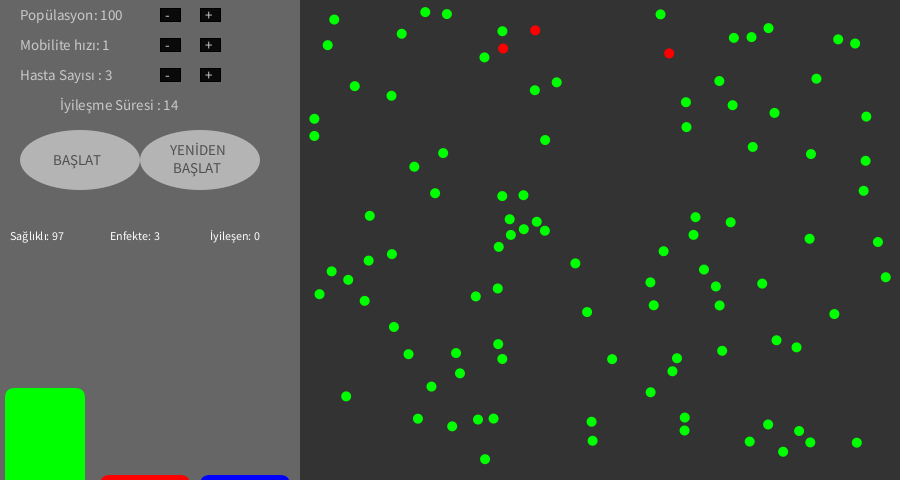
Frame 1 (no input)
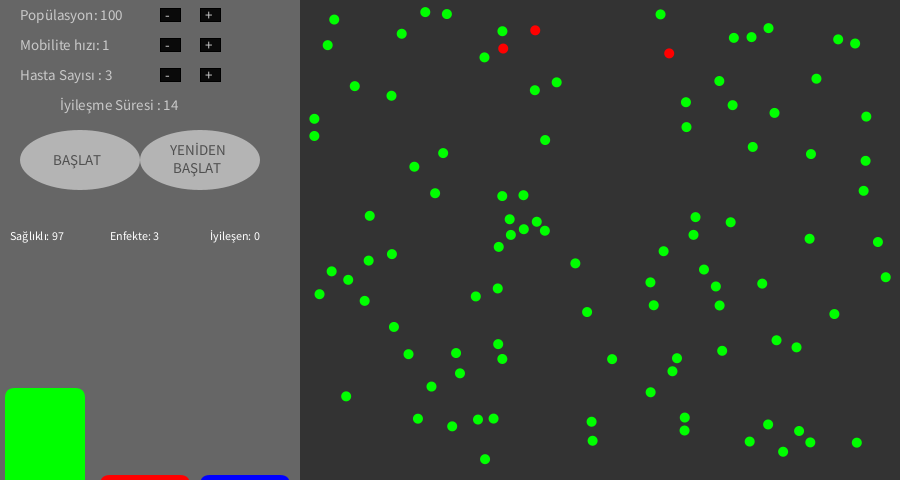
Frame 60 (the mouse pressed at the canvas centre just before this capture)
Frame 120 (the mouse held since frame 60 and released just before this capture): identical to frame 60, image omitted

The Processing sketch that drew these frames (run headless with seeded random() and noise(); from frame 60 on, the mouse is pressed at the canvas centre):

// Processing sketch: Simulation
// ── Simulation.pde

    Ball[] balls;
    int[][] history;
    int frames, w = 900, h = 480;
    int circleSize = 60,
            circleX = (w / 10 - 10),
            circleY = (h / 3);
    boolean isStart = false, isBtnBaslat;
    int iPerson = 3, people = 100, minus = 160, plus = 200, temp;
    static int mult = 1, rtimer;

    @Override
    public void settings() {
        size(w, h);
    }

    @Override
    public void setup() {
        balls = new Ball[people];
        int count = 0;
        frames = 0;
        while (count < balls.length) {
            Ball b = new Ball(random(width / 3 + 5, width - 5), random(5, height - 5), 5); //random pos

            boolean ok = true;
            for (int i = 0; i < count; i++) {
                Ball c = balls[i];
                float d = PVector.dist(b.position, c.position);
                if (d <= b.radius + c.radius) {
                    ok = false;
                    break;
                }
            }

            if (ok) {
                balls[count] = b;
                count++;
            }
        }

        for (int i = 0; i < iPerson; i++) {
            int idx = floor(random(balls.length));
            Ball b = balls[idx];
            b.state = 1;
        }

        history = new int[3600][3];
    }

    @Override
    public void draw() {
        background(51);
        noStroke();

        int susceptible = 0;
        int infected = 0;
        int recovered = 0;

        for (Ball b : balls) {
            switch (b.state) {
                case 0:
                    susceptible++;
                    break;
                case 1:
                    infected++;
                    break;
                default:
                    recovered++;
                    break;
            }
        }

        history[frames][0] = susceptible;
        history[frames][1] = infected;
        history[frames][2] = recovered;

        for (int j = 0; j <= frames; j++) {
            int s = (int) (history[j][0] / 200.0 * 60);
            int i = (int) (history[j][1] / 200.0 * 60);
            int r = (int) (history[j][2] / 200.0 * 60);

            fill(102);
            rect(0, 0, width / 3, height);

            fill(0, 255, 0);
            rect(5, (h - 5) - (s * 3), 80, (h - 5) - (s * 3), 10);

            fill(255, 0, 0);
            rect(100, (h - 5) - (i * 3), 90, (h - 5) - (i * 3), 10);

            fill(0, 0, 255);
            rect(200, (h - 5) - (r * 3), 90, (h - 5) - (r * 3), 10);

        }

        fill(255);
        textSize(12);
        text("Sağlıklı: " + susceptible, 10, h / 2);
//        fill(255, 0, 0);
        text("Enfekte: " + infected, 110, h / 2);
//        fill(0, 0, 255);
        text("İyileşen: " + recovered, 210, h / 2);

        for (Ball b : balls) {
            Goster(b);
        }

        if (isStart) {
            for (int n = 0; n < 100; n++) {
                for (Ball b : balls) {
                    b.update();
                    b.checkBoundaryCollision();
                }

                for (int i = 0; i < balls.length; i++) {
                    for (int j = i + 1; j < balls.length; j++) {
                        balls[i].checkCollision(balls[j]);
                    }
                }
            }
            frames++;
        }

        fill(180);
        textSize(15);

        ellipse(circleX, circleY, circleSize * 2, circleSize);  //Baslat
        fill(80);
        if (!(isStart)) {
            text("BAŞLAT", circleX - 27, circleY + 5);
        } else {
            text("DURDUR", circleX - 30, circleY + 5);
        }

        fill(180);
        ellipse(circleX * 2.5f, circleY, circleSize * 2, circleSize);   //Yeniden baslat

        fill(80);
        text("YENİDEN\n BAŞLAT", circleX * 2.5f - 30, circleY - 5);
        HoverUpdate();

        TextUI();
    }

    void Goster(Ball b) {
        noStroke();
        if (b.state == 0) {
            fill(0, 255, 0);
        } else if (b.state == 1) {
            fill(255, 0, 0);
        } else {
            fill(0, 0, 255);
        }
        ellipse(b.position.x, b.position.y, b.radius * 2, b.radius * 2);
    }

    @Override
    public void mousePressed() {
        if (isBtnBaslat && isStart) {
            isStart = false;
            System.out.println(isStart);
            return;
        }
        if (isBtnBaslat) {
            isStart = true;
            System.out.println(isStart);
        }
        if (overPlus()) {
            switch (temp) {
                case 1:
                    people += Increment();
                    break;
                case 2:
                    mult += Increment();
                    break;
                default:
                    iPerson += Increment();
                    break;
            }
        }
        if (overMinus()) {
            switch (temp) {
                case 1:
                    people -= Increment();
                    if (people < 0) {
                        people = 0;
                    }
                case 2:
                    mult -= Increment();
                    if (mult < 1) {
                        mult = 1;
                    }
                    break;
                default:
                    iPerson -= Increment();
                    if (iPerson < 0) {
                        iPerson = 0;
                    }
                    break;
            }
        }

    }

    private void HoverUpdate() {
        if (overStart(circleX, circleY, circleSize)) {
            isBtnBaslat = true;
            if (isStart) {
                fill(0);
                text("DURDUR", circleX - 30, circleY + 5);
            } else {
                fill(0);
                text("BAŞLAT", circleX - 27, circleY + 5);
            }
        } else if (overRestart((int) (circleX * 2.5f), circleY, circleSize * 2) && mousePressed) {
            isStart = true;
            Restart();
        } else {
            isBtnBaslat = false;
        }
    }

    private boolean overStart(int x, int y, int size) {
        float disX = x - mouseX;
        float disY = y - mouseY;
        if (sqrt(sq(disX) + sq(disY)) < size / 2) {
            return true;
        } else {
            return false;
        }
    }

    private boolean overRestart(int x, int y, int size) {
        float disX = x - mouseX;
        float disY = y - mouseY;
        if (sqrt(sq(disX) + sq(disY)) < size / 2) {
            fill(0);
            text("YENİDEN\n BAŞLAT", circleX * 2.5f - 30, circleY - 5);
            return true;
        } else {
            return false;
        }
    }

    private void Restart() {
        for (int i = 0; i < balls.length; i++) {
            balls = new Ball[0];
        }
        setup();
    }

    private void TextUI() {
        stroke(0);
        fill(10);
        rect(minus, 8, 20, 13);
        rect(plus, 8, 20, 13);

        rect(minus, 38, 20, 13);
        rect(plus, 38, 20, 13);

        rect(minus, 68, 20, 13);
        rect(plus, 68, 20, 13);

        fill(200);
        text("Popülasyon: " + people, 20, 20);
        text("Mobilite hızı: " + mult, 20, 50);
        text("Hasta Sayısı : " + iPerson, 20, 80);
        text("İyileşme Süresi : " + rtimer / 35, 60, 110);

//        fill(0);
        text("-", minus + 5, 20);
        text("+", plus + 5, 20);
        text("-", minus + 5, 50);
        text("+", plus + 5, 50);
        text("-", minus + 5, 80);
        text("+", plus + 5, 80);

    }

    private boolean overPlus() {
        float disX = plus - mouseX;
        float disY = 8 - mouseY;
        if (sqrt(sq(disX) + sq(disY)) < 20) {
            rect(plus, 8, 20, 13);
            temp = 1;
            return true;
        } else if (sqrt(sq(disX) + sq(disY + 30)) < 20) {
            rect(plus, 38, 20, 13);
            temp = 2;
            return true;
        } else if (sqrt(sq(disX) + sq(disY + 60)) < 20) {
            rect(plus, 68, 20, 13);
            temp = 3;
            return true;
        } else {
            return false;
        }
    }

    private boolean overMinus() {
        float disX = minus - mouseX;
        float disY = 8 - mouseY;
        if (sqrt(sq(disX) + sq(disY)) < 20) {
            rect(minus, 8, 20, 13);
            temp = 1;
            return true;
        } else if (sqrt(sq(disX) + sq(disY + 30)) < 20) {
            rect(minus, 38, 20, 13);
            temp = 2;
            return true;
        } else if (sqrt(sq(disX) + sq(disY + 60)) < 20) {
            rect(minus, 68, 20, 13);
            temp = 3;
            return true;
        } else {
            return false;
        }
    }

    private int Increment() {
        return 1;
    }

// ── Ball.pde
class Ball{

//    public static void main(String[] args) {
//        PApplet.main(new String[]{"Simulation.Ball"});
//    }

    PVector position;
    PVector velocity;
    Simulation sim = new Simulation();

    float radius, m;

    int state, w = sim.w, h = sim.h;
    float rTimer;

    Ball(float x, float y, float r_) {
        position = new PVector(x, y);
        velocity = PVector.random2D();
        velocity.mult(0.01f * sim.mult);
        radius = r_;
        m = 1;
        rTimer = 500;
        sim.rtimer = (int) rTimer;
        state = 0;
    }

    void update() {
        if (state == 1) {
            rTimer -= 0.01;
        }
        if (rTimer <= 0) {
            state = 2;
        }

        position.add(velocity);
    }

    void checkBoundaryCollision() {
        if (position.x > w - radius) {  //right
            position.x = w - radius;
            velocity.x *= -1;
        } else if (position.x < w / 3 + 3) {   //left
//            position.x = w/3+3;
            velocity.x *= -1;
        } else if (position.y > h - radius) {
            position.y = h - radius;
            velocity.y *= -1;
        } else if (position.y < radius) {
//            position.y = radius;
            velocity.y *= -1;
        }
    }

    void checkCollision(Ball other) {
        PVector distanceVect = PVector.sub(other.position, position);
        float distanceVectMag = distanceVect.mag();
        float minDistance = radius + other.radius;

        if (distanceVectMag < minDistance) {
            float distanceCorrection = (float) ((minDistance - distanceVectMag) / 2.0);
            PVector d = distanceVect.copy();
            PVector correctionVector = d.normalize().mult(distanceCorrection);
            other.position.add(correctionVector);
            position.sub(correctionVector);

            float theta = distanceVect.heading();
            float sine = sin(theta);
            float cosine = cos(theta);

            PVector[] bTemp = {
                new PVector(), new PVector()
            };

            bTemp[1].x = cosine * distanceVect.x + sine * distanceVect.y;
            bTemp[1].y = cosine * distanceVect.y - sine * distanceVect.x;

            PVector[] vTemp = {
                new PVector(), new PVector()
            };

            vTemp[0].x = cosine * velocity.x + sine * velocity.y;
            vTemp[0].y = cosine * velocity.y - sine * velocity.x;
            vTemp[1].x = cosine * other.velocity.x + sine * other.velocity.y;
            vTemp[1].y = cosine * other.velocity.y - sine * other.velocity.x;

            PVector[] vFinal = {
                new PVector(), new PVector()
            };

            vFinal[0].x = ((m - other.m) * vTemp[0].x + 2 * other.m * vTemp[1].x) / (m + other.m);
            vFinal[0].y = vTemp[0].y;

            vFinal[1].x = ((other.m - m) * vTemp[1].x + 2 * m * vTemp[0].x) / (m + other.m);
            vFinal[1].y = vTemp[1].y;

            bTemp[0].x += vFinal[0].x;
            bTemp[1].x += vFinal[1].x;

            PVector[] bFinal = {
                new PVector(), new PVector()
            };

            bFinal[0].x = cosine * bTemp[0].x - sine * bTemp[0].y;
            bFinal[0].y = cosine * bTemp[0].y + sine * bTemp[0].x;
            bFinal[1].x = cosine * bTemp[1].x - sine * bTemp[1].y;
            bFinal[1].y = cosine * bTemp[1].y + sine * bTemp[1].x;

            other.position.x = position.x + bFinal[1].x;
            other.position.y = position.y + bFinal[1].y;

            position.add(bFinal[0]);

            velocity.x = cosine * vFinal[0].x - sine * vFinal[0].y;
            velocity.y = cosine * vFinal[0].y + sine * vFinal[0].x;
            other.velocity.x = cosine * vFinal[1].x - sine * vFinal[1].y;
            other.velocity.y = cosine * vFinal[1].y + sine * vFinal[1].x;

            if (state == 0 && other.state == 1) {
                state = 1;
            } else if (state == 1 && other.state == 0) {
                other.state = 1;
            }
        }
    }

    void display() {
            noStroke();
            if (state == 0) {
                fill(0, 255, 0);
            } else if (state == 1) {
                fill(255, 0, 0);
            } else {
                fill(0, 0, 255);
            }
            ellipse(position.x, position.y, radius * 2, radius * 2);
    }
}
